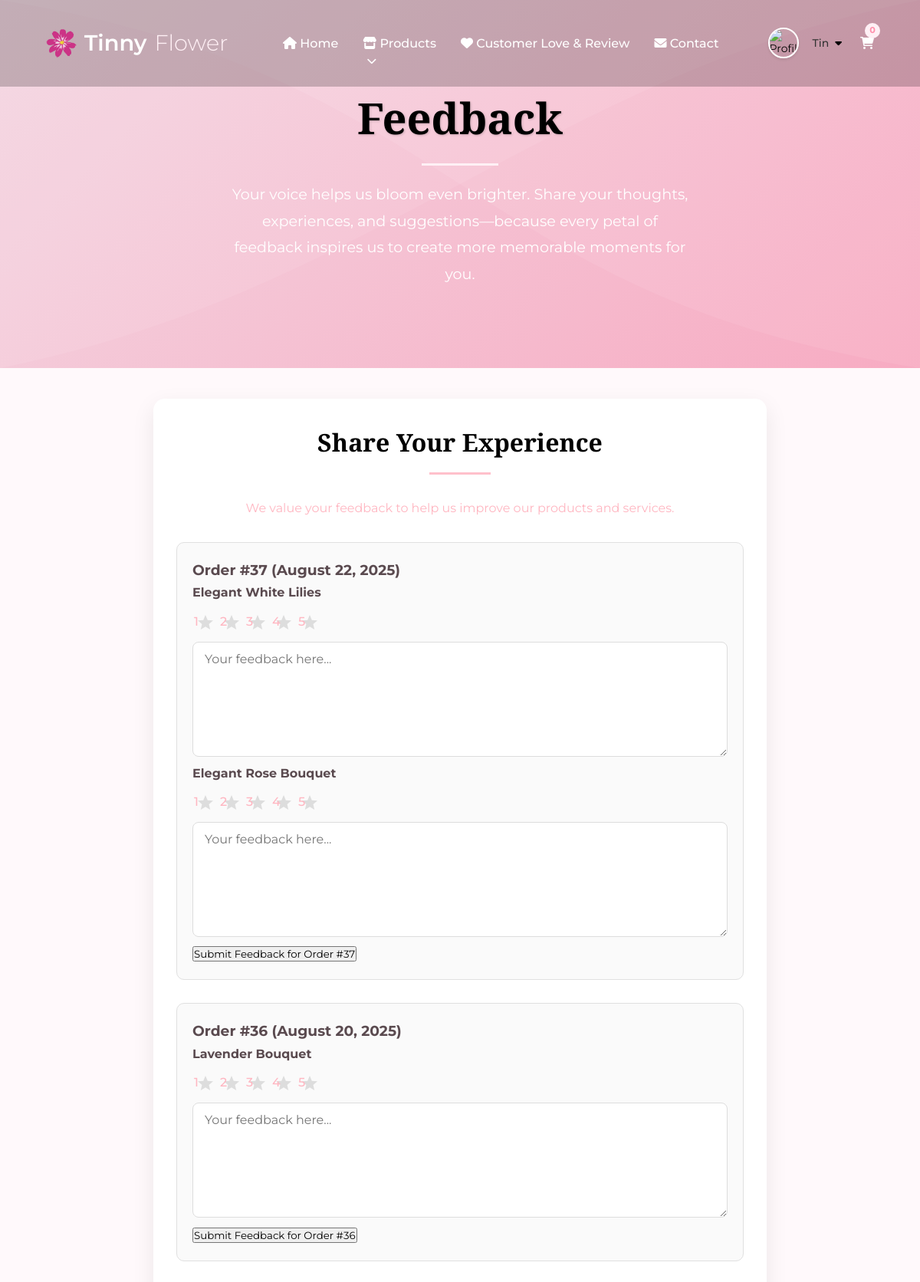
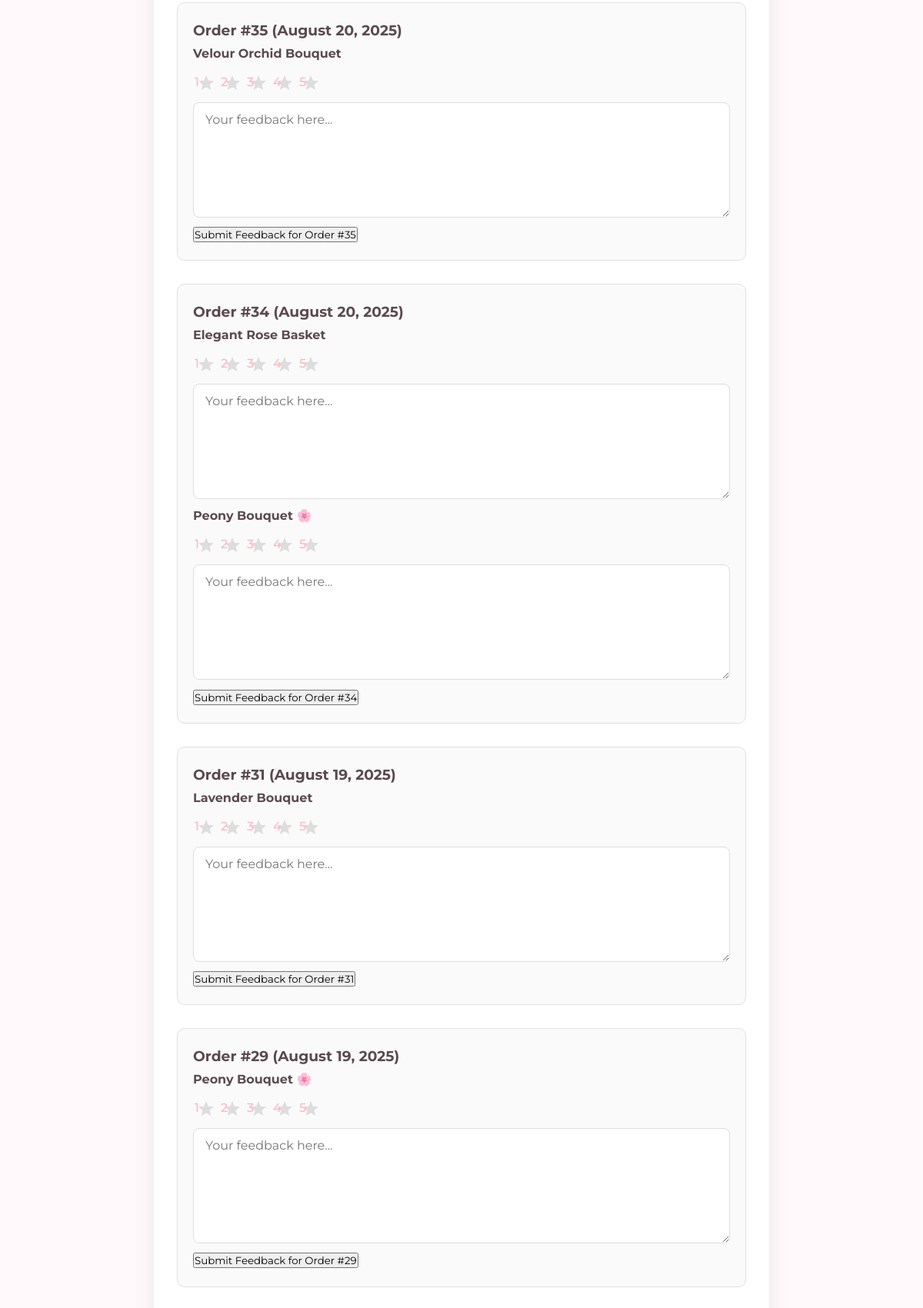
/feedback.php (signed in, upper part), run on the app's committed database (2 pictures, top to bottom).
### tables this page shows
CREATE TABLE `orders_item` (
  `order_item_id` int(11) NOT NULL,
  `order_id` int(11) NOT NULL,
  `product_id` int(11) DEFAULT NULL,
  `aid` int(11) DEFAULT NULL,
  `quantity` int(11) NOT NULL,
  `sub_price` decimal(10,2) NOT NULL,
  `item_type` enum('product','accessory') NOT NULL DEFAULT 'product'
);

CREATE TABLE `product` (
  `product_id` int(11) NOT NULL,
  `product_name` varchar(255) NOT NULL,
  `product_description` text DEFAULT NULL,
  `product_price` decimal(10,2) NOT NULL,
  `arrangement_id` int(11) NOT NULL,
  `size` enum('Small','Medium','Large') NOT NULL DEFAULT 'Small',
  `date` timestamp NOT NULL DEFAULT current_timestamp(),
  `is_active` tinyint(1) DEFAULT 1
);

### feedback.php (the view, shortened to what this page needs)
<?php
require_once 'includes/db.php';
$customer_id = $_SESSION['customer_id'] ?? null;
$orderQuery = "
    SELECT o.order_id, o.order_date,
           oi.product_id, p.product_name,
           (SELECT image_url FROM product_images WHERE product_id = p.product_id LIMIT 1) as product_image
    FROM `order` o
    JOIN orders_item oi ON o.order_id = oi.order_id
    JOIN product p ON oi.product_id = p.product_id
    LEFT JOIN feedback f
           ON f.customer_id = o.customer_id
          AND f.product_id = oi.product_id
          AND f.order_id = o.order_id
    WHERE o.customer_id = $customer_id
      AND o.order_status = 'Accepted'
      AND f.feedback_id IS NULL
    ORDER BY o.order_date DESC, o.order_id
";
$orderResult = $con->query($orderQuery);
$orders = [];
while ($row = $orderResult->fetch_assoc()) {
    $orderId = $row['order_id'];
    if (!isset($orders[$orderId])) {
        $orders[$orderId] = [
            'order_date' => $row['order_date'],
            'products' => []
        ];
    }
    $orders[$orderId]['products'][] = $row;
}
?>
<!DOCTYPE html>
<html lang="en">
<head>
    <link rel="stylesheet" href="https://cdnjs.cloudflare.com/ajax/libs/font-awesome/6.0.0/css/all.min.css">
</head>
<body>
     <?php include 'header.php' ?>
<section class="contact-hero">
    <div class="contact-hero-content">
        <h1>Feedback</h1>
        <p>
            Your voice helps us bloom even brighter.
            Share your thoughts, experiences, and suggestions—because every petal of feedback
            inspires us to create more memorable moments for you.
        </p>
    </div>
    <div class="contact-hero-overlay"></div>
</section>
<div class="container">
    <h1>Share Your Experience</h1>
    <p style="text-align: center; margin-bottom: 30px; color: var(--primary);">
        We value your feedback to help us improve our products and services.
    </p>
  <?php if (!empty($orders)): ?>
        <?php foreach ($orders as $orderId => $orderData): ?>
            <div class="order-group">
                <h3>Order #<?= $orderId ?> (<?= date('F j, Y', strtotime($orderData['order_date'])) ?>)</h3>
                <form method="post">
                    <?php foreach ($orderData['products'] as $product): ?>
                        <div class="product-feedback-card">
                            <strong><?= htmlspecialchars($product['product_name']) ?></strong>
                            <div class="star-rating">
                                <?php for ($i=5; $i>=1; $i--): ?>
                                    <label><?= $i ?></label>
                                <?php endfor; ?>
                            </div>
                            <textarea name="feedback_text[<?= $orderId ?>][<?= $product['product_id'] ?>]"
                                      placeholder="Your feedback here..."></textarea>
                        </div>
                    <?php endforeach; ?>
                    <button type="submit">Submit Feedback for Order #<?= $orderId ?></button>
                </form>
            </div>
        <?php endforeach; ?>
    <?php else: ?>
        <p>No products available for feedback.</p>
    <?php endif; ?>
</div>
<?php include 'includes/footer.php' ?>
</body>
</html>

### index.css (style rules this page uses)
:root { --primary: #ffb6c1; --primary-dark: #ff8fab; --primary-light: #ffdfea; --secondary: #fff0f5; --light: #fff9fb; --dark: #5a4a4f; --accent: #ffc0cb; --text: #5a4a4f; --transition: all 0.4s cubic-bezier(0.165, 0.84, 0.44, 1); }
* { margin: 0; padding: 0; box-sizing: border-box; font-family: 'Montserrat', sans-serif; }
body { background-color: var(--light); color: var(--text); line-height: 1.7; overflow-x: hidden; }

### feedback.php (style rules this page uses)
:root { --primary: #6d5d6e; --secondary: #f4eee0; --accent: #a6b1e1; --dark: #393646; --light: #f8f5f1; }
* { margin: 0; padding: 0; box-sizing: border-box; }
body { font-family: 'Montserrat', sans-serif; background-color: var(--light); color: var(--dark); line-height: 1.6; }
.contact-hero { position: relative; height: 60vh; display: flex; align-items: center; justify-content: center; overflow: hidden; background: linear-gradient(135deg, rgba(240, 206, 220, 0.8) 0%, rgba(244, 138, 170, 0.7) 100%); margin-bottom: 40px; }
.contact-hero-content { position: relative; z-index: 2; text-align: center; color: white; max-width: 800px; padding: 0 20px; }
.contact-hero-content h1 { font-family: 'Playfair Display', serif; font-size: 3.5rem; margin-bottom: 20px; color: black; text-shadow: 1px 1px 3px rgba(0, 0, 0, 0.2); }
.contact-hero-content h1:after { background: var(--secondary); width: 100px; }
.contact-hero-content p { font-size: 1.2rem; line-height: 1.8; margin-bottom: 0; max-width: 600px; margin: 0 auto; }
.contact-hero-overlay { position: absolute; top: 0; left: 0; width: 100%; height: 100%; background-size: cover; }
.container { max-width: 800px; margin: 40px auto; padding: 30px; background: white; border-radius: 15px; box-shadow: 0 10px 30px rgba(0, 0, 0, 0.08); }
h1 { font-family: 'Playfair Display', serif; color: black; text-align: center; margin-bottom: 30px; font-weight: 600; position: relative; padding-bottom: 15px; }
h1:after { content: ''; position: absolute; bottom: 0; left: 50%; transform: translateX(-50%); width: 80px; height: 3px; background: var(--accent); }
label { display: block; margin-bottom: 8px; font-weight: 500; color: var(--primary); }
select, textarea, input[type="number"] { width: 100%; padding: 12px 15px; border: 1px solid #ddd; border-radius: 8px; font-family: 'Montserrat', sans-serif; font-size: 16px; transition: all 0.3s; }
textarea { min-height: 150px; resize: vertical; }
.star-rating { display: flex; flex-direction: row-reverse; justify-content: flex-end; margin: 10px 0; }
.star-rating label { cursor: pointer; width: 30px; height: 30px; margin: 0 2px; background-repeat: no-repeat; background-position: center; transition: all 0.2s; }
.order-group { margin-bottom: 30px; padding: 20px; border: 1px solid #e0e0e0; border-radius: 10px; background-color: #fafafa; }

### header.php (style rules this page uses)
:root { --primary: #ffb6c1; --primary-dark: #ff8fab; --primary-light: #ffdfea; --secondary: #fff0f5; --light: #fff9fb; --dark: #5a4a4f; --accent: #ffc0cb; --text: #5a4a4f; --transition: all 0.4s cubic-bezier(0.165, 0.84, 0.44, 1); }
* { margin: 0; padding: 0; box-sizing: border-box; font-family: 'Montserrat', sans-serif; }
body { background-color: var(--light); color: var(--text); line-height: 1.7; overflow-x: hidden; }

### data on the page
orders_item: product.product_name "Elegant White Lilies", product "Your feedback here..."
orders_item: product.product_name "Elegant Rose Bouquet", product "Your feedback here..."
orders_item: product.product_name "Lavender Bouquet", product "Your feedback here..."
orders_item: product.product_name "Velour Orchid Bouquet", product "Your feedback here..."
orders_item: product.product_name "Elegant Rose Basket", product "Your feedback here..."
orders_item: product.product_name "Peony Bouquet 🌸", product "Your feedback here..."
orders_item: product.product_name "Lavender Bouquet", product "Your feedback here..."
orders_item: product.product_name "Peony Bouquet 🌸", product "Your feedback here..."

### other printed values
$_SESSION['customer_name'] "Tin"
$orderId "37"
date('F j, Y', strtotime($orderData['order_date'])) "August 22, 2025"
$orderId "36"
date('F j, Y', strtotime($orderData['order_date'])) "August 20, 2025"
$orderId "35"
$orderId "34"
$orderId "31"
date('F j, Y', strtotime($orderData['order_date'])) "August 19, 2025"
$orderId "29"
